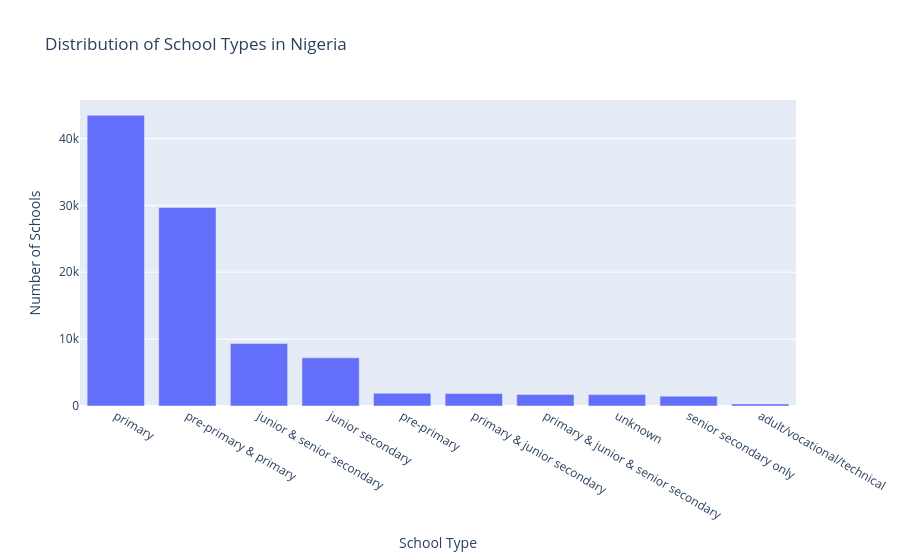

Write notebook code for a chart like this one.
### Code cell
school_type_counts = df['facility_type_display'].value_counts()

fig1 = px.bar(
    x=school_type_counts.index,
    y=school_type_counts.values,
    labels={'x':'School Type', 'y':'Number of Schools'},
    title='Distribution of School Types in Nigeria'
)
fig1.show()

### Figure 1 — Plotly figure (JSON) as saved in the notebook; plotly's stock layout.template omitted (floating-point values rounded to 4 significant figures)
{"data": [{"hovertemplate": "School Type=%{x}<br>Number of Schools=%{y}<extra></extra>", "legendgroup": "", "marker": {"color": "#636efa", "pattern": {"shape": ""}}, "name": "", "orientation": "v", "showlegend": false, "textposition": "auto", "type": "bar", "x": ["primary", "pre-primary & primary", "junior & senior secondary", "junior secondary", "pre-primary", "primary & junior secondary", "primary & junior & senior secondary", "unknown", "senior secondary only", "adult/vocational/technical"], "xaxis": "x", "y": [43461, 29687, 9338, 7198, 1909, 1858, 1732, 1703, 1476, 305], "yaxis": "y"}], "layout": {"barmode": "relative", "legend": {"tracegroupgap": 0}, "title": {"text": "Distribution of School Types in Nigeria"}, "xaxis": {"anchor": "y", "domain": [0, 1], "title": {"text": "School Type"}}, "yaxis": {"anchor": "x", "domain": [0, 1], "title": {"text": "Number of Schools"}}}}
